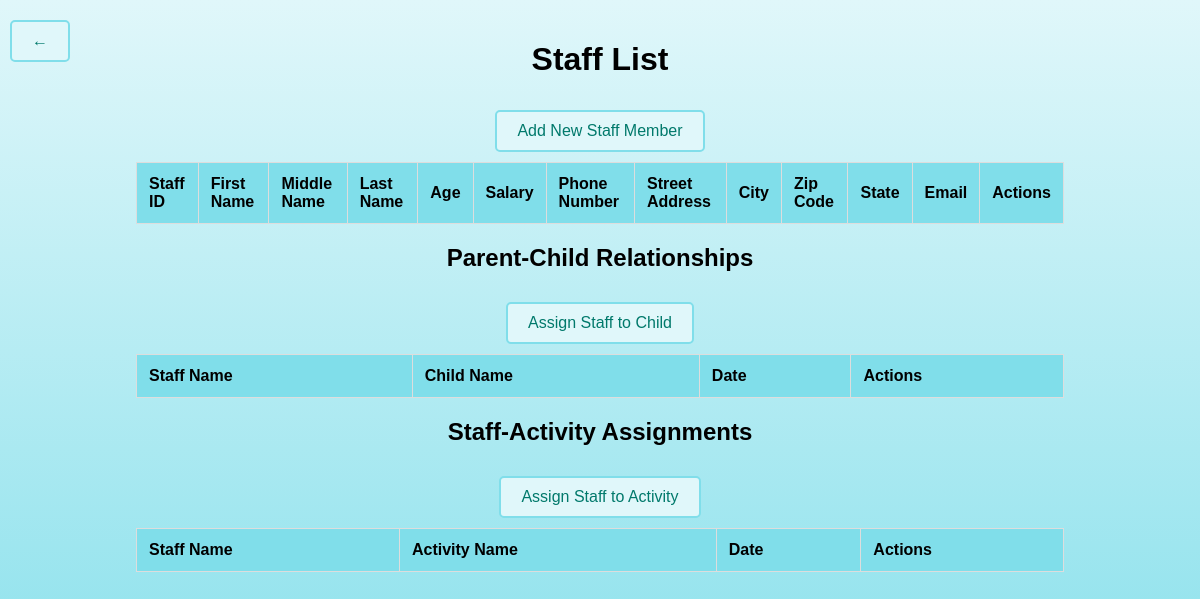
/myapp/staff/, run on an earlier commit of the app's database.
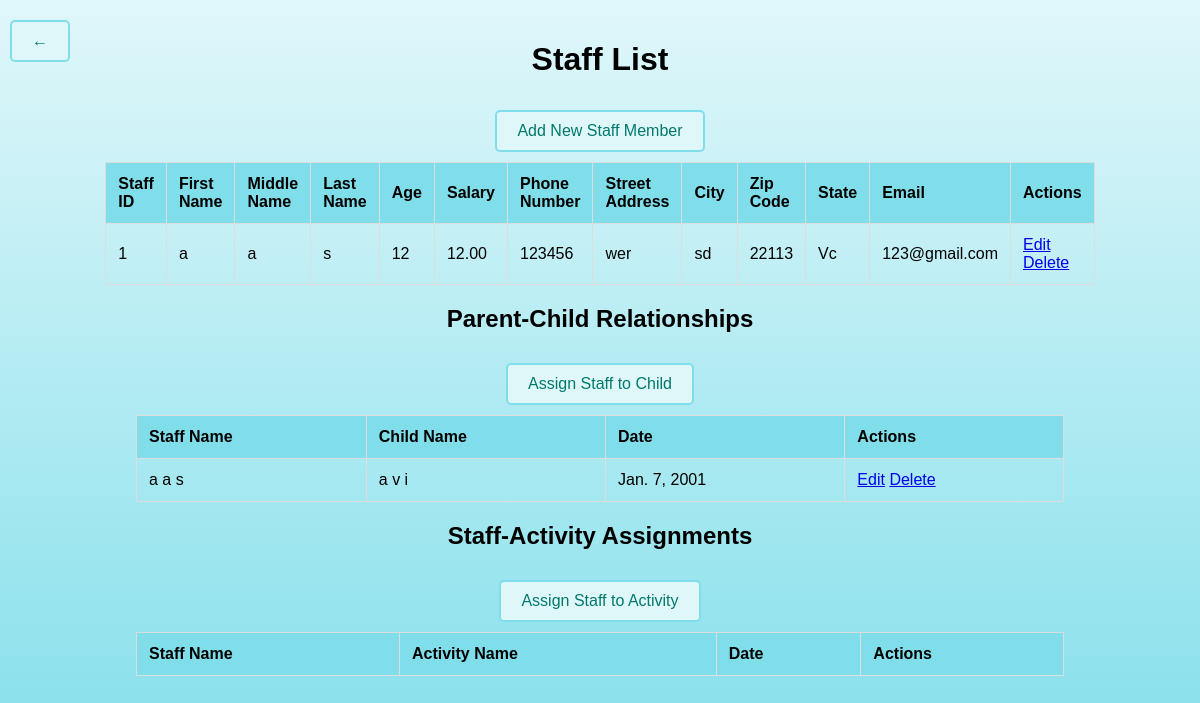
And on a later commit of the database.
### myapp/models.py (models this page shows, shortened)
class Staff(models.Model):
    first_name = models.CharField(max_length=30)
    middle_name = models.CharField(max_length=30, blank=True, null=True)
    last_name = models.CharField(max_length=30)
    age = models.IntegerField()
    salary = models.DecimalField(max_digits=10, decimal_places=2)
    phone_number = models.CharField(max_length=15)
    street_address = models.CharField(max_length=100)
    city = models.CharField(max_length=50)
    zip_code = models.CharField(max_length=10)
    state = models.CharField(max_length=20)
    email = models.EmailField()

class StaffChildAssignment(models.Model):
    staff = models.ForeignKey(Staff, on_delete=models.CASCADE)
    child = models.ForeignKey(Child, on_delete=models.CASCADE)
    date = models.DateField()

class Child(models.Model):
    first_name = models.CharField(max_length=100)
    middle_name = models.CharField(max_length=100, blank=True, null=True)
    last_name = models.CharField(max_length=100)
    age = models.IntegerField()
    date_of_birth = models.DateField()
    average_cost = models.DecimalField(max_digits=10, decimal_places=2)

### myapp/views.py (the view)
# urls.py: path('staff/', views.staff_list, name='staff_list'),
def staff_list(request):
    staffs = Staff.objects.all()
    staff_child_assignments = StaffChildAssignment.objects.all()
    staff_activity_assignments = StaffActivityAssignment.objects.all()
    return render(request, 'staff_list.html', {
        'staffs': staffs,
        'staff_child_assignments': staff_child_assignments,
        'staff_activity_assignments': staff_activity_assignments
    })

### myapp/templates/staff_list.html (shortened to what this page needs)
<!DOCTYPE html>
<html lang="en">
<head>
</head>
<body>
    <div class="back-button">
        <a href="{% url 'home' %}" class="button">&larr;</a>
    </div>
    <div class="container">
        <h1>Staff List</h1>
        <a href="{% url 'staff_add' %}" class="button">Add New Staff Member</a>
        <table>
            <thead>
                <tr>
                    <th>Staff ID</th>
                    <th>First Name</th>
                    <th>Middle Name</th>
                    <th>Last Name</th>
                    <th>Age</th>
                    <th>Salary</th>
                    <th>Phone Number</th>
                    <th>Street Address</th>
                    <th>City</th>
                    <th>Zip Code</th>
                    <th>State</th>
                    <th>Email</th>
                    <th>Actions</th>
                </tr>
            </thead>
            <tbody>
                {% for staff in staffs %}
                <tr>
                    <td>{{ staff.id }}</td>
                    <td>{{ staff.first_name }}</td>
                    <td>{{ staff.middle_name }}</td>
                    <td>{{ staff.last_name }}</td>
                    <td>{{ staff.age }}</td>
                    <td>{{ staff.salary }}</td>
                    <td>{{ staff.phone_number }}</td>
                    <td>{{ staff.street_address }}</td>
                    <td>{{ staff.city }}</td>
                    <td>{{ staff.zip_code }}</td>
                    <td>{{ staff.state }}</td>
                    <td>{{ staff.email }}</td>
                    <td>
                        <a href="{% url 'staff_edit' staff.pk %}">Edit</a>
                        <a href="{% url 'staff_delete' staff.pk %}">Delete</a>
                    </td>
                </tr>
                {% endfor %}
            </tbody>
        </table>
        <h2>Parent-Child Relationships</h2>
        <a href="{% url 'assign_staff_child' %}" class="button">Assign Staff to Child</a>
        <table>
            <thead>
                <tr>
                    <th>Staff Name</th>
                    <th>Child Name</th>
                    <th>Date</th>
                    <th>Actions</th>
                </tr>
            </thead>
            <tbody>
                {% for assignment in staff_child_assignments %}
                <tr>
                    <td>{{ assignment.staff.first_name }} {{ assignment.staff.middle_name }} {{ assignment.staff.last_name }}</td>
                    <td>{{ assignment.child.first_name }} {{ assignment.child.middle_name }} {{ assignment.child.last_name }}</td>
                    <td>{{ assignment.date }}</td>
                    <td>
                        <a href="{% url 'edit_staff_child_assignment' assignment.id %}">Edit</a>
                        <a href="{% url 'delete_staff_child_assignment' assignment.id %}">Delete</a>
                    </td>
                </tr>
                {% endfor %}
            </tbody>
        </table>
        <h2>Staff-Activity Assignments</h2>
        <a href="{% url 'assign_staff_activity' %}" class="button">Assign Staff to Activity</a>
        <table>
            <thead>
                <tr>
                    <th>Staff Name</th>
                    <th>Activity Name</th>
                    <th>Date</th>
                    <th>Actions</th>
                </tr>
            </thead>
        </table>
    </div>
</body>
</html>

What changed in the data, as far as the page shows it:
added Staff: id "1", first_name "a", middle_name "a", last_name "s", age "12", salary "12.00", phone_number "123456", street_address "wer", city "sd", zip_code "22113", state "Vc", email "123@gmail.com"
added StaffChildAssignment: staff.first_name "a", staff.middle_name "a", staff.last_name "s", child.first_name "a", child.middle_name "v", child.last_name "i", date "Jan. 7, 2001"
